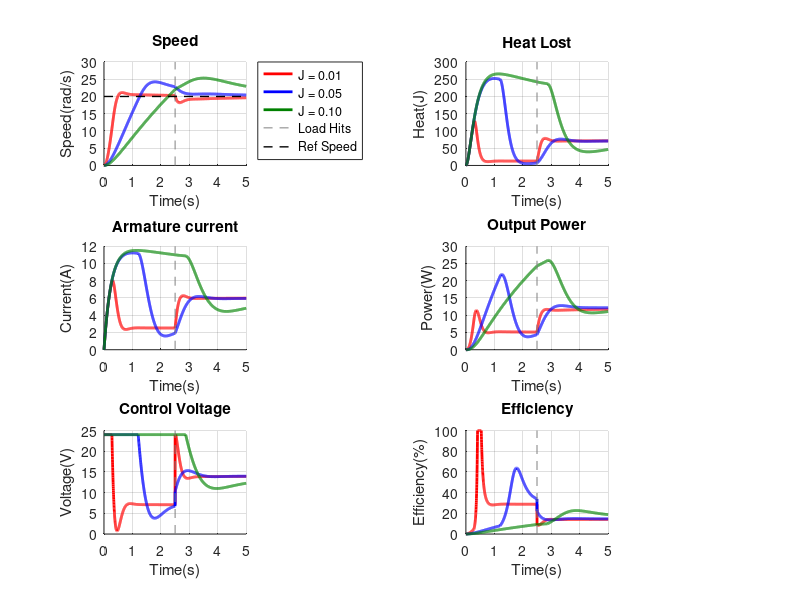

The MATLAB script that drew this image:
global R L Kb Kt w_ref J B Kp Ki Kd;
R = 2.0; L = 0.5; Kb = 0.1; Kt = 0.1; B = 0.01; w_ref = 20;
Kp = 5.0; Ki = 2.0; Kd = 0.5;

J_list = [0.01, 0.05, 0.10];
colors = {'r', 'b', [0, 0.5, 0]};

function xdot = motor_system(x, t)
  global R L Kb Kt w_ref J B Kp Ki Kd;

  TL = (t<2.5) * 0.05 + (t>=2.5) * 0.4;

  error = w_ref - x(2);

  dw_dt_est = (Kt .* x(1) - B .* x(2) - TL)/J;

  V_raw = (Kp .* error) + (Ki .* x(3)) + (Kd .* -dw_dt_est);
  V_out = max(min(V_raw, 24), -24);

  di_dt = (V_out - Kb .* x(2) - x(1) .* R)/L;
  dw_dt = (Kt .* x(1) - B .* x(2) - TL)/J;
  de_dt = error;

  xdot = [di_dt; dw_dt; de_dt];

endfunction

figure(1); clf;

for i = 1:3
  global J;
  J = J_list(i);
  color = colors{i};

  t = linspace(0, 5, 2000);
  y = lsode("motor_system", [0;0;0], t);

  i_data = y(:,1);
  w_data = y(:,2);
  e_data = y(:,3);

  TL_vec = (t<2.5) * 0.05 + (t>=2.5) * 0.4;
  dw_dt_vec = (Kt .* i_data - B .* w_data - TL_vec')/J;
  V_raw = Kp*(w_ref - w_data) + Ki*e_data + Kd*(-dw_dt_vec);
  V_plot = max(min(V_raw, 24), -24);


  heat_loss = ((i_data) .^ 2) .* R;
  power_output = (Kt .* w_data) .* i_data;
  power_input = max(abs(V_plot .* i_data), 5);
  eff = min(max((power_output ./ power_input) .* 100, 0), 100);

  subplot(3,2,3); hold on; plot(t,i_data,'Color',color,'LineWidth',2); title("Armature current"); ylabel("Current(A)"); xlabel("Time(s)"); grid on;
  subplot(3,2,1); hold on; plot(t,w_data,'Color',color,'LineWidth',2); title("Speed"); ylabel("Speed(rad/s)"); xlabel("Time(s)"); grid on; ylim([0 30]);
  subplot(3,2,5); hold on; plot(t,V_plot,'Color',color,'LineWidth',2); title("Control Voltage"); ylabel("Voltage(V)"); xlabel("Time(s)"); grid on;

  subplot(3,2,2); hold on; plot(t,heat_loss,'Color',color,'LineWidth',2); title("Heat Lost"); ylabel("Heat(J)"); xlabel("Time(s)"); grid on;
  subplot(3,2,4); hold on; plot(t,power_output,'Color',color,'LineWidth',2); title("Output Power"); ylabel("Power(W)"); xlabel("Time(s)"); grid on; ylim([0 30]);
  subplot(3,2,6); hold on; plot(t,eff,'Color',color,'LineWidth',2); title("Efficiency"); ylabel("Efficiency(%)"); xlabel("Time(s)"); grid on;

end

subplot(3,2,1); line([2.5 2.5], ylim, 'Color', [0.5,0.5,0.5] , 'LineWidth', 0.5, 'LineStyle', '--'); line([0 5], [w_ref w_ref], 'Color', 'k', 'LineWidth', 1, 'LineStyle', '--'); legend('J = 0.01', 'J = 0.05', 'J = 0.10', 'Load Hits', 'Ref Speed', 'location', 'northeastoutside');
subplot(3,2,2); line([2.5 2.5], ylim, 'Color', [0.5,0.5,0.5], 'LineWidth', 0.5, 'LineStyle', '--');
subplot(3,2,3); line([2.5 2.5], ylim, 'Color', [0.5,0.5,0.5], 'LineWidth', 0.5, 'LineStyle', '--');
subplot(3,2,4); line([2.5 2.5], ylim, 'Color', [0.5,0.5,0.5], 'LineWidth', 0.5, 'LineStyle', '--');
subplot(3,2,5); line([2.5 2.5], ylim, 'Color', [0.5,0.5,0.5], 'LineWidth', 0.5, 'LineStyle', '--');
subplot(3,2,6); line([2.5 2.5], ylim, 'Color', [0.5,0.5,0.5], 'LineWidth', 0.5, 'LineStyle', '--');
